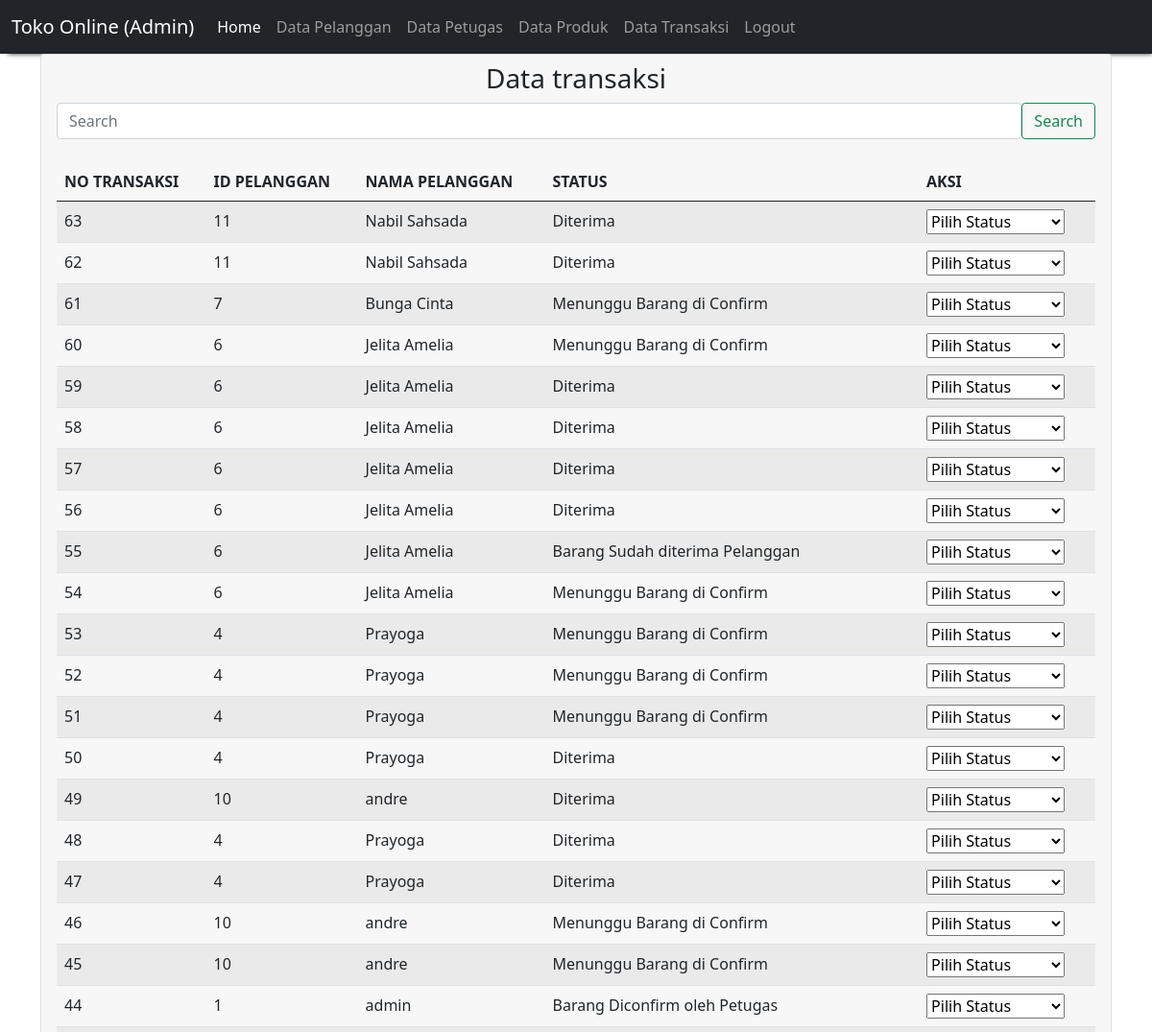
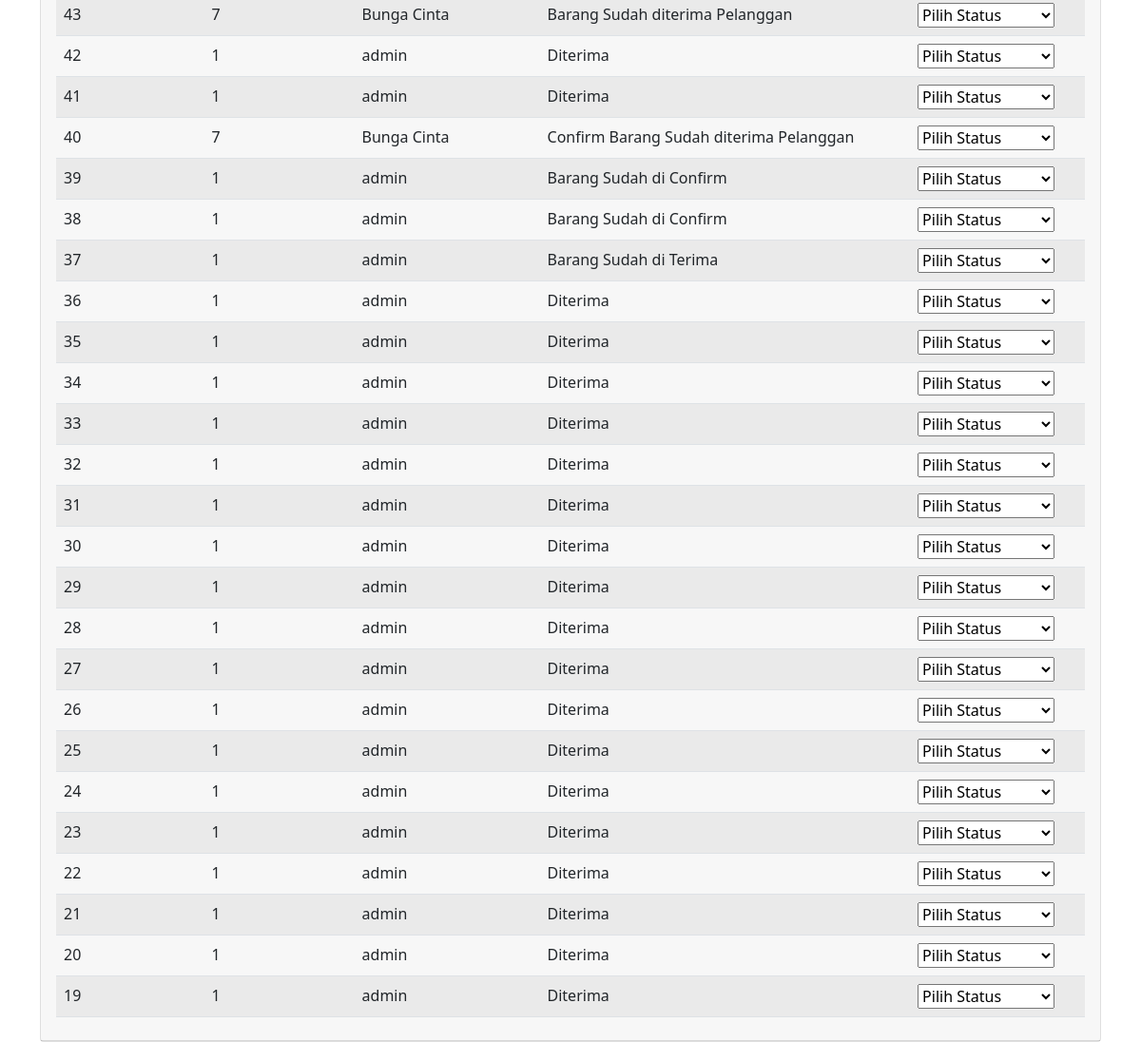
The page /admin/tampil_transaksi.php on the database its author committed (2 pictures, top to bottom).
### tables this page shows
CREATE TABLE `transaksi` (
  `id_transaksi` int(11) NOT NULL,
  `id` int(11) NOT NULL,
  `tgl_transaksi` date NOT NULL,
  `status` varchar(50) NOT NULL
);

CREATE TABLE `user` (
  `id` int(11) NOT NULL,
  `nama` varchar(50) NOT NULL,
  `alamat` text NOT NULL,
  `telp` varchar(50) NOT NULL,
  `username` varchar(50) NOT NULL,
  `password` varchar(255) NOT NULL,
  `role` enum('admin','petugas','pelanggan') NOT NULL
);

### admin/tampil_transaksi.php (the view, shortened to what this page needs)
<?php
    include 'navbar.php';
?>
<!DOCTYPE html>
<html>
<head>
    <link href="https://cdn.jsdelivr.net/npm/bootstrap@5.0.1/dist/css/bootstrap.min.css" rel="stylesheet">
</head>
<body>
<div class="container">
        <div class="card">
            <div class="card-header">
                <h3 align='center'>Data transaksi</h3>
                <form method="post" action="tampil_transaksi.php" class="d-flex">
                        <input class="form-control" type="search" name="cari" placeholder="Search" aria-label="Search">
                        <button class="btn btn-outline-success" type ="submit">Search</button>
                    </form>
        <table class="table table-hover table-striped"><br>
            <thead>
                <tr>
                    <th>NO TRANSAKSI</th>
                    <th>ID PELANGGAN</th>
                    <th>NAMA PELANGGAN</th>
                    <th>STATUS</th>
                    <th>AKSI</th>
                </tr>
            </thead>
            <tbody>
            <?php
            include "koneksi.php";
            if(isset($_POST['cari'])){
                $cari = $_POST['cari'];
                $qry_transaksi=mysqli_query($conn, "select * from transaksi join user on user.id=transaksi.id where user.id = '$cari' or user.nama like '%$cari%' or transaksi.status like '%$cari%' or transaksi.id_transaksi like '%$cari%'");
            }
            else{
            $qry_transaksi = mysqli_query($conn, "select * from transaksi join user on user.id=transaksi.id order by id_transaksi desc");
            }
            while ($data_transaksi = mysqli_fetch_array($qry_transaksi)) {
            ?>
                <tr>
                    <td><?=$data_transaksi['id_transaksi']?></td>
                    <td><?=$data_transaksi['id']?></td>
                    <td><?=$data_transaksi['nama']?></td>
                    <td><?=$data_transaksi['status']?></td>
                    <td>
                        <form action="proses_ubah_status.php" method="post">
                            <select name="status" onchange='if(this.value != 0) { this.form.submit(); }'>
                                <option value="Pilih Status">Pilih Status</option>
                            </select>
                        </form>
                    </td>
                </tr>
                <?php
                }
                ?>
            </tbody>
        </div>
</body>
</html>

### rows shown on the page
transaksi: id_transaksi "63", id "11", id.nama "Nabil Sahsada", status "Diterima"
transaksi: id_transaksi "62", id "11", id.nama "Nabil Sahsada", status "Diterima"
transaksi: id_transaksi "61", id "7", id.nama "Bunga Cinta", status "Menunggu Barang di Confirm"
transaksi: id_transaksi "60", id "6", id.nama "Jelita Amelia", status "Menunggu Barang di Confirm"
transaksi: id_transaksi "59", id "6", id.nama "Jelita Amelia", status "Diterima"
transaksi: id_transaksi "58", id "6", id.nama "Jelita Amelia", status "Diterima"
transaksi: id_transaksi "57", id "6", id.nama "Jelita Amelia", status "Diterima"
transaksi: id_transaksi "56", id "6", id.nama "Jelita Amelia", status "Diterima"
transaksi: id_transaksi "55", id "6", id.nama "Jelita Amelia", status "Barang Sudah diterima Pelanggan"
transaksi: id_transaksi "54", id "6", id.nama "Jelita Amelia", status "Menunggu Barang di Confirm"
transaksi: id_transaksi "53", id "4", id.nama "Prayoga", status "Menunggu Barang di Confirm"
transaksi: id_transaksi "52", id "4", id.nama "Prayoga", status "Menunggu Barang di Confirm"
transaksi: id_transaksi "51", id "4", id.nama "Prayoga", status "Menunggu Barang di Confirm"
transaksi: id_transaksi "50", id "4", id.nama "Prayoga", status "Diterima"
transaksi: id_transaksi "49", id "10", id.nama "andre", status "Diterima"
transaksi: id_transaksi "48", id "4", id.nama "Prayoga", status "Diterima"
transaksi: id_transaksi "47", id "4", id.nama "Prayoga", status "Diterima"
transaksi: id_transaksi "46", id "10", id.nama "andre", status "Menunggu Barang di Confirm"
transaksi: id_transaksi "45", id "10", id.nama "andre", status "Menunggu Barang di Confirm"
transaksi: id_transaksi "44", id "1", id.nama "admin", status "Barang Diconfirm oleh Petugas"
transaksi: id_transaksi "43", id "7", id.nama "Bunga Cinta", status "Barang Sudah diterima Pelanggan"
transaksi: id_transaksi "42", id "1", id.nama "admin", status "Diterima"
transaksi: id_transaksi "41", id "1", id.nama "admin", status "Diterima"
transaksi: id_transaksi "40", id "7", id.nama "Bunga Cinta", status "Confirm Barang Sudah diterima Pelanggan"
transaksi: id_transaksi "39", id "1", id.nama "admin", status "Barang Sudah di Confirm"
transaksi: id_transaksi "38", id "1", id.nama "admin", status "Barang Sudah di Confirm"
transaksi: id_transaksi "37", id "1", id.nama "admin", status "Barang Sudah di Terima"
transaksi: id_transaksi "36", id "1", id.nama "admin", status "Diterima"
transaksi: id_transaksi "35", id "1", id.nama "admin", status "Diterima"
transaksi: id_transaksi "34", id "1", id.nama "admin", status "Diterima"
transaksi: id_transaksi "33", id "1", id.nama "admin", status "Diterima"
transaksi: id_transaksi "32", id "1", id.nama "admin", status "Diterima"
transaksi: id_transaksi "31", id "1", id.nama "admin", status "Diterima"
transaksi: id_transaksi "30", id "1", id.nama "admin", status "Diterima"
transaksi: id_transaksi "29", id "1", id.nama "admin", status "Diterima"
transaksi: id_transaksi "28", id "1", id.nama "admin", status "Diterima"
transaksi: id_transaksi "27", id "1", id.nama "admin", status "Diterima"
transaksi: id_transaksi "26", id "1", id.nama "admin", status "Diterima"
transaksi: id_transaksi "25", id "1", id.nama "admin", status "Diterima"
transaksi: id_transaksi "24", id "1", id.nama "admin", status "Diterima"
transaksi: id_transaksi "23", id "1", id.nama "admin", status "Diterima"
transaksi: id_transaksi "22", id "1", id.nama "admin", status "Diterima"
transaksi: id_transaksi "21", id "1", id.nama "admin", status "Diterima"
transaksi: id_transaksi "20", id "1", id.nama "admin", status "Diterima"
transaksi: id_transaksi "19", id "1", id.nama "admin", status "Diterima"
